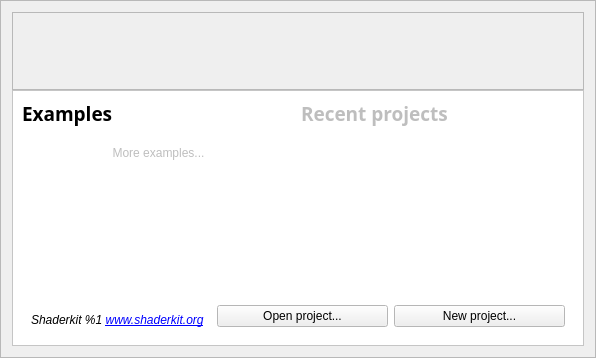
<?xml version="1.0" encoding="UTF-8"?>
<ui version="4.0">
 <class>Welcome</class>
 <widget class="QFrame" name="Welcome">
  <property name="geometry">
   <rect>
    <x>0</x>
    <y>0</y>
    <width>594</width>
    <height>358</height>
   </rect>
  </property>
  <property name="sizePolicy">
   <sizepolicy hsizetype="Fixed" vsizetype="Preferred">
    <horstretch>0</horstretch>
    <verstretch>0</verstretch>
   </sizepolicy>
  </property>
  <property name="windowTitle">
   <string>Shaderkit</string>
  </property>
  <property name="windowIcon">
   <iconset resource="../gfx/gfx.qrc">
    <normaloff>:/icons/logo.png</normaloff>:/icons/logo.png</iconset>
  </property>
  <property name="frameShape">
   <enum>QFrame::StyledPanel</enum>
  </property>
  <property name="frameShadow">
   <enum>QFrame::Raised</enum>
  </property>
  <layout class="QVBoxLayout" name="verticalLayout">
   <property name="spacing">
    <number>0</number>
   </property>
   <item>
    <widget class="QLabel" name="label">
     <property name="sizePolicy">
      <sizepolicy hsizetype="Fixed" vsizetype="Fixed">
       <horstretch>0</horstretch>
       <verstretch>0</verstretch>
      </sizepolicy>
     </property>
     <property name="minimumSize">
      <size>
       <width>572</width>
       <height>78</height>
      </size>
     </property>
     <property name="maximumSize">
      <size>
       <width>572</width>
       <height>78</height>
      </size>
     </property>
     <property name="font">
      <font>
       <family>DejaVu Sans</family>
       <pointsize>26</pointsize>
       <weight>75</weight>
       <bold>true</bold>
      </font>
     </property>
     <property name="frameShape">
      <enum>QFrame::StyledPanel</enum>
     </property>
     <property name="text">
      <string/>
     </property>
     <property name="textFormat">
      <enum>Qt::PlainText</enum>
     </property>
     <property name="pixmap">
      <pixmap resource="../gfx/gfx.qrc">:/images/welcome_header.jpg</pixmap>
     </property>
     <property name="alignment">
      <set>Qt::AlignCenter</set>
     </property>
    </widget>
   </item>
   <item>
    <widget class="QFrame" name="content">
     <property name="sizePolicy">
      <sizepolicy hsizetype="Fixed" vsizetype="Preferred">
       <horstretch>0</horstretch>
       <verstretch>0</verstretch>
      </sizepolicy>
     </property>
     <property name="minimumSize">
      <size>
       <width>572</width>
       <height>0</height>
      </size>
     </property>
     <property name="maximumSize">
      <size>
       <width>572</width>
       <height>16777215</height>
      </size>
     </property>
     <property name="palette">
      <palette>
       <active>
        <colorrole role="Base">
         <brush brushstyle="SolidPattern">
          <color alpha="255">
           <red>255</red>
           <green>255</green>
           <blue>255</blue>
          </color>
         </brush>
        </colorrole>
        <colorrole role="Window">
         <brush brushstyle="SolidPattern">
          <color alpha="255">
           <red>255</red>
           <green>255</green>
           <blue>255</blue>
          </color>
         </brush>
        </colorrole>
       </active>
       <inactive>
        <colorrole role="Base">
         <brush brushstyle="SolidPattern">
          <color alpha="255">
           <red>255</red>
           <green>255</green>
           <blue>255</blue>
          </color>
         </brush>
        </colorrole>
        <colorrole role="Window">
         <brush brushstyle="SolidPattern">
          <color alpha="255">
           <red>255</red>
           <green>255</green>
           <blue>255</blue>
          </color>
         </brush>
        </colorrole>
       </inactive>
       <disabled>
        <colorrole role="Base">
         <brush brushstyle="SolidPattern">
          <color alpha="255">
           <red>255</red>
           <green>255</green>
           <blue>255</blue>
          </color>
         </brush>
        </colorrole>
        <colorrole role="Window">
         <brush brushstyle="SolidPattern">
          <color alpha="255">
           <red>255</red>
           <green>255</green>
           <blue>255</blue>
          </color>
         </brush>
        </colorrole>
       </disabled>
      </palette>
     </property>
     <property name="autoFillBackground">
      <bool>true</bool>
     </property>
     <property name="frameShape">
      <enum>QFrame::StyledPanel</enum>
     </property>
     <layout class="QGridLayout" name="gridLayout">
      <item row="0" column="0">
       <widget class="QLabel" name="label_2">
        <property name="font">
         <font>
          <family>Sans Serif</family>
          <pointsize>14</pointsize>
          <weight>75</weight>
          <bold>true</bold>
         </font>
        </property>
        <property name="text">
         <string>Examples</string>
        </property>
       </widget>
      </item>
      <item row="0" column="1">
       <widget class="QLabel" name="recent_label">
        <property name="enabled">
         <bool>false</bool>
        </property>
        <property name="font">
         <font>
          <family>Sans Serif</family>
          <pointsize>14</pointsize>
          <weight>75</weight>
          <bold>true</bold>
         </font>
        </property>
        <property name="text">
         <string>Recent projects</string>
        </property>
       </widget>
      </item>
      <item row="1" column="0">
       <widget class="QFrame" name="example_frame">
        <property name="frameShape">
         <enum>QFrame::NoFrame</enum>
        </property>
        <property name="frameShadow">
         <enum>QFrame::Raised</enum>
        </property>
        <layout class="QVBoxLayout" name="example_layout">
         <item>
          <widget class="QPushButton" name="pushButton_3">
           <property name="enabled">
            <bool>false</bool>
           </property>
           <property name="text">
            <string>More examples...</string>
           </property>
           <property name="flat">
            <bool>true</bool>
           </property>
          </widget>
         </item>
         <item>
          <spacer name="verticalSpacer">
           <property name="orientation">
            <enum>Qt::Vertical</enum>
           </property>
           <property name="sizeHint" stdset="0">
            <size>
             <width>20</width>
             <height>40</height>
            </size>
           </property>
          </spacer>
         </item>
        </layout>
       </widget>
      </item>
      <item row="1" column="1">
       <widget class="QFrame" name="recent_frame">
        <property name="frameShape">
         <enum>QFrame::NoFrame</enum>
        </property>
        <layout class="QVBoxLayout" name="recent_layout">
         <item>
          <spacer name="verticalSpacer_2">
           <property name="orientation">
            <enum>Qt::Vertical</enum>
           </property>
           <property name="sizeHint" stdset="0">
            <size>
             <width>20</width>
             <height>182</height>
            </size>
           </property>
          </spacer>
         </item>
        </layout>
       </widget>
      </item>
      <item row="2" column="0" colspan="2">
       <widget class="QFrame" name="frame_4">
        <property name="frameShape">
         <enum>QFrame::NoFrame</enum>
        </property>
        <property name="frameShadow">
         <enum>QFrame::Raised</enum>
        </property>
        <layout class="QHBoxLayout" name="horizontalLayout">
         <item>
          <widget class="QLabel" name="version_label">
           <property name="font">
            <font>
             <italic>true</italic>
            </font>
           </property>
           <property name="text">
            <string>Shaderkit %1 &lt;a href=&quot;http://www.shaderkit.org/&quot;&gt;www.shaderkit.org&lt;/a&gt;</string>
           </property>
           <property name="alignment">
            <set>Qt::AlignBottom|Qt::AlignLeading|Qt::AlignLeft</set>
           </property>
           <property name="openExternalLinks">
            <bool>true</bool>
           </property>
           <property name="textInteractionFlags">
            <set>Qt::LinksAccessibleByMouse|Qt::TextSelectableByMouse</set>
           </property>
          </widget>
         </item>
         <item>
          <spacer name="horizontalSpacer">
           <property name="orientation">
            <enum>Qt::Horizontal</enum>
           </property>
          </spacer>
         </item>
         <item>
          <widget class="QPushButton" name="open_button">
           <property name="text">
            <string>Open project...</string>
           </property>
          </widget>
         </item>
         <item>
          <widget class="QPushButton" name="new_button">
           <property name="text">
            <string>New project...</string>
           </property>
          </widget>
         </item>
        </layout>
       </widget>
      </item>
     </layout>
    </widget>
   </item>
  </layout>
 </widget>
 <resources>
  <include location="../gfx/gfx.qrc"/>
 </resources>
 <connections/>
</ui>
